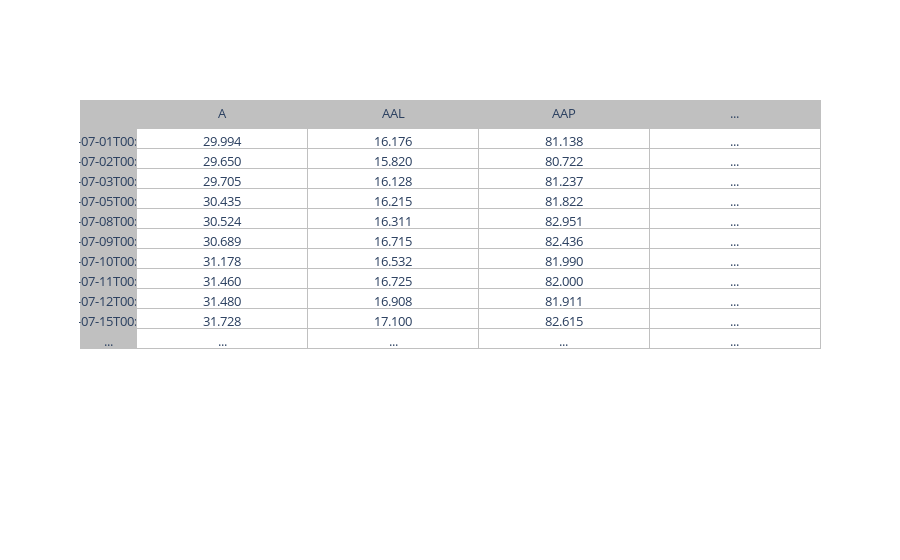

The cell this chart's notebook holds for it:
### Code cell
project_helper.print_dataframe(close)

### Figure 1 — Plotly figure (JSON) as saved in the notebook; plotly's stock layout.template omitted (floating-point values rounded to 4 significant figures)
{"data": [{"cells": {"fill": {"color": ["silver", "white"]}, "font": {"size": 13}, "line": {"color": "silver"}, "values": [["2013-07-01T00:00:00", "2013-07-02T00:00:00", "2013-07-03T00:00:00", "2013-07-05T00:00:00", "2013-07-08T00:00:00", "2013-07-09T00:00:00", "2013-07-10T00:00:00", "2013-07-11T00:00:00", "2013-07-12T00:00:00", "2013-07-15T00:00:00", "..."], ["29.994", "29.650", "29.705", "30.435", "30.524", "30.689", "31.178", "31.460", "31.480", "31.728", "..."], ["16.176", "15.820", "16.128", "16.215", "16.311", "16.715", "16.532", "16.725", "16.908", "17.100", "..."], ["81.138", "80.722", "81.237", "81.822", "82.951", "82.436", "81.990", "82.000", "81.911", "82.615", "..."], ["...", "...", "...", "...", "...", "...", "...", "...", "...", "...", "..."]]}, "columnwidth": [1, 3], "header": {"fill": {"color": "silver"}, "font": {"size": 13}, "line": {"color": "silver"}, "values": ["", "A", "AAL", "AAP", "..."]}, "type": "table"}], "layout": {}}
